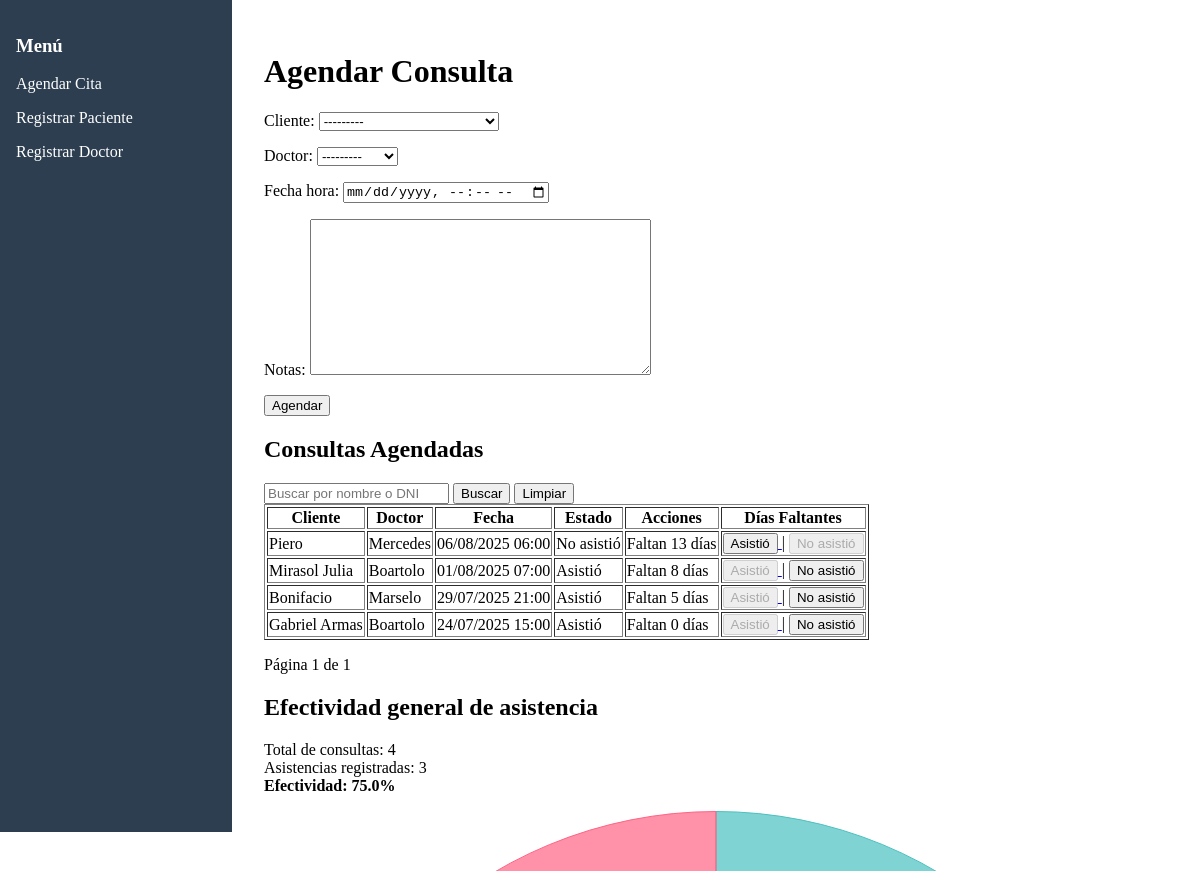
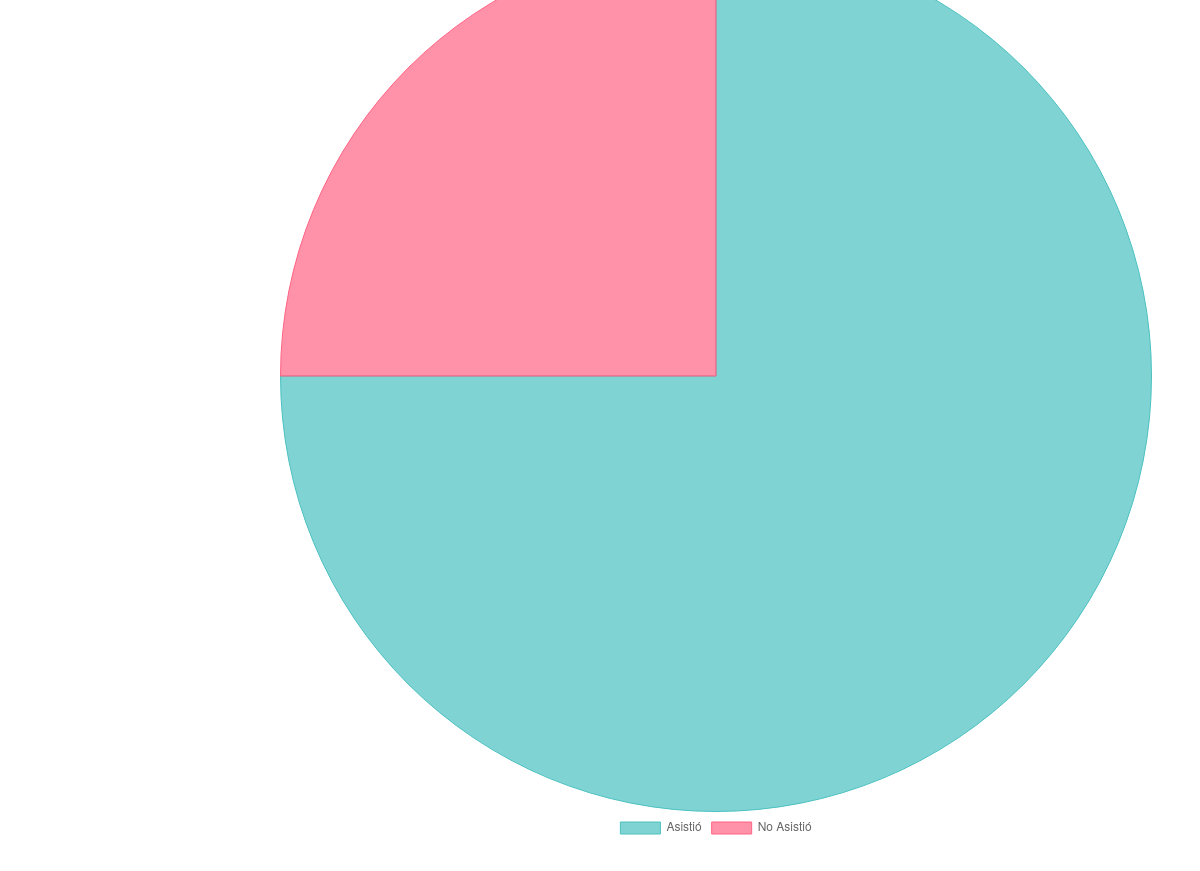
Page /clinica/agendar_consulta/ on the earlier database version (2 pictures, top to bottom).
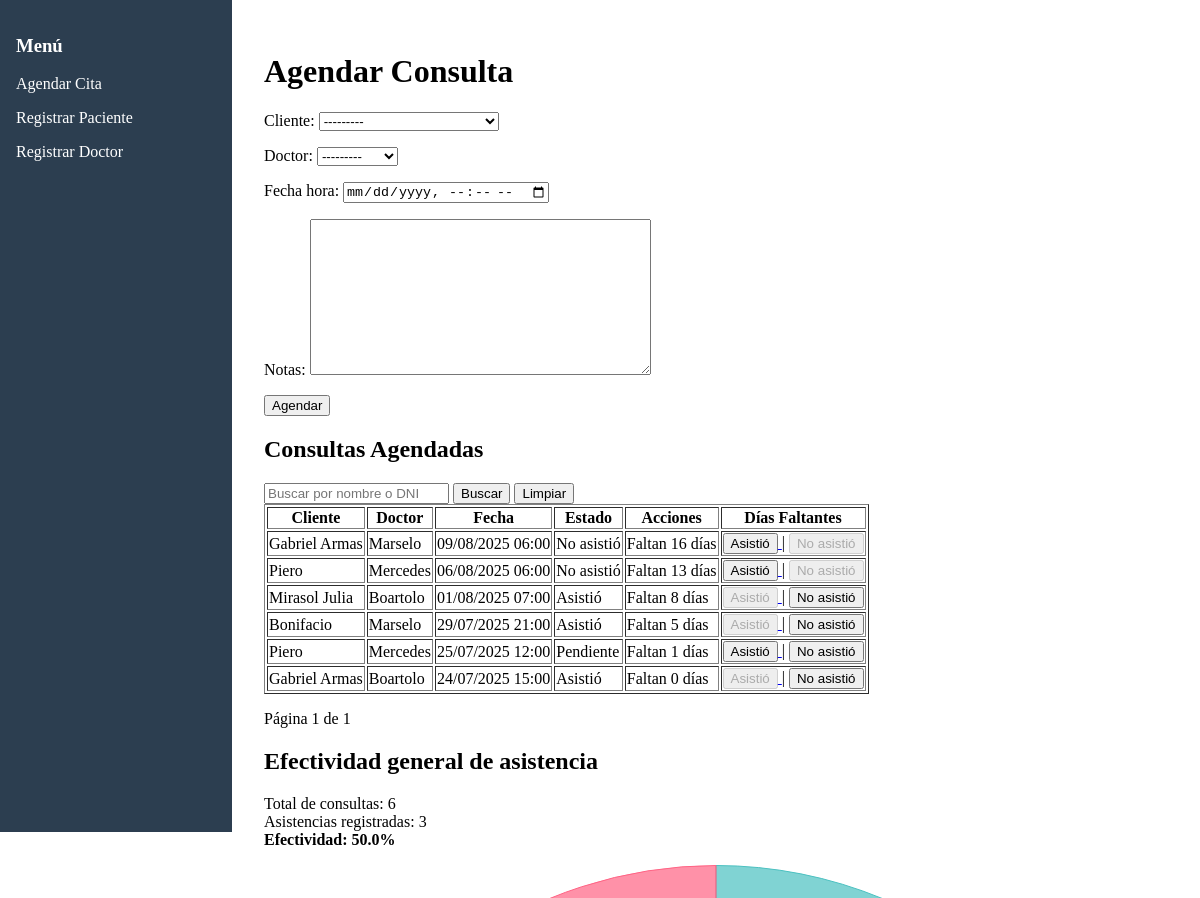
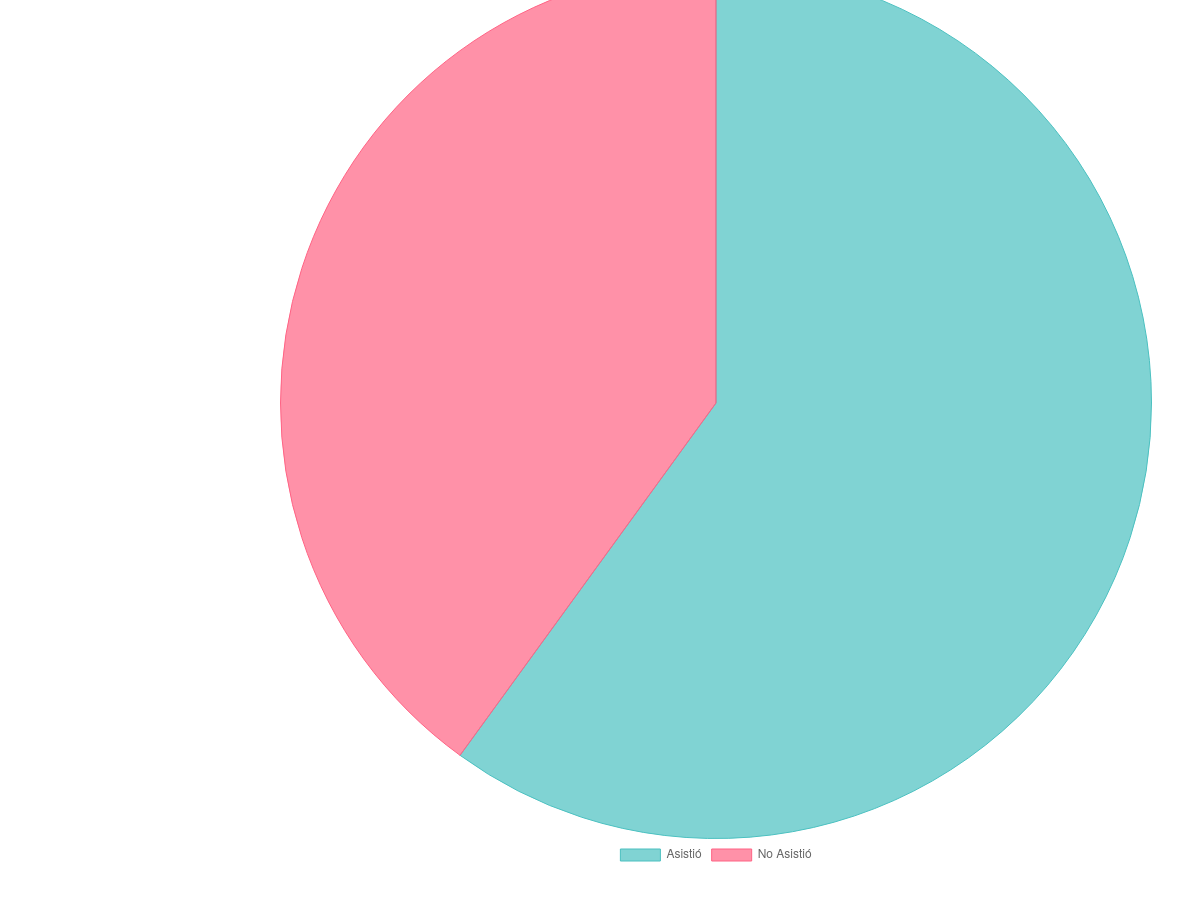
Same page on the later database version (2 pictures, top to bottom).
### clinica/models.py (models this page shows, shortened)
class Consulta(models.Model):
    ESTADO_ASISTENCIA = [
        ('pendiente', 'Pendiente'),
        ('asistio', 'Asistió'),
        ('no_asistio', 'No asistió'),
    ]
    cliente = models.ForeignKey(Cliente, on_delete=models.CASCADE)
    doctor = models.ForeignKey(Doctor, on_delete=models.CASCADE)
    fecha_hora = models.DateTimeField()
    estado_asistencia = models.CharField(max_length=20, choices=ESTADO_ASISTENCIA, default='pendiente')
    notas = models.TextField(blank=True)
    def dias_faltantes(self):
        return (self.fecha_hora.date() - timezone.now().date()).days

class Cliente(models.Model):
    nombre = models.CharField(max_length=100)
    dni = models.CharField(max_length=15, unique=True)
    telefono = models.CharField(max_length=20, blank=True)
    def __str__(self):
        return f"{self.nombre} ({self.dni})"

class Doctor(models.Model):
    nombre = models.CharField(max_length=100)
    especialidad = models.CharField(max_length=100, blank=True)
    def __str__(self):
        return self.nombre

### clinica/views.py (the view, shortened to what this page needs)
# urls.py: path('agendar_consulta/', views.agendar_consulta, name='agendar_consulta'),
def agendar_consulta(request):
    form = ConsultaForm()
    consultas = Consulta.objects.select_related('cliente', 'doctor')
    query = request.GET.get('q')
    if query:
        consultas = consultas.filter(
            Q(cliente__nombre__icontains=query) |
            Q(cliente__dni__icontains=query)
        )
    consultas = consultas.order_by('-fecha_hora')
    paginator = Paginator(consultas, 10)  # 10 por página
    page_number = request.GET.get('page')
    page_obj = paginator.get_page(page_number)
    total_consultas = consultas.count()
    asistidas = consultas.filter(estado_asistencia='asistio').count()
    faltas = consultas.filter(estado_asistencia='no_asistio').count()
    efectividad = round((asistidas / total_consultas) * 100, 2) if total_consultas > 0 else 0
    return render(request, 'clinica/agendar_consulta.html', {
        'consulta_form': form,
        'consultas': page_obj,
        'efectividad': efectividad,
        'asistidas': asistidas,
        'faltas': faltas,
        'total_consultas': total_consultas,
    })

### clinica/forms.py
class ConsultaForm(forms.ModelForm):
    class Meta:
        model = Consulta
        fields = ['cliente', 'doctor', 'fecha_hora', 'notas']
        widgets = {
            'fecha_hora': forms.DateTimeInput(attrs={'type': 'datetime-local'}),
        }

### clinica/templates/clinica/agendar_consulta.html (shortened to what this page needs)
{% extends 'clinica/base.html' %}
{% load static %}
{% block content %}
<div class="consulta-main">
    <div class="consulta-form">
        <h1>Agendar Consulta</h1>
        <form method="post">
            {{ consulta_form.as_p }}
            <button type="submit" name="submit_consulta" class="registrar_consulta">Agendar</button>
        </form>
    </div>
    <div class="consulta-list">
        <div>
            <h2>Consultas Agendadas</h2>
            <div>
                <form method="get">
                    <input type="text" name="q" placeholder="Buscar por nombre o DNI" value="{{ request.GET.q }}">
                    <button type="submit">Buscar</button>
                    <a href="{% url 'agendar_consulta' %}"><button type="button">Limpiar</button></a>
                </form>
            </div>
        </div>
        <div>
            <table border="1">
                <tr>
                    <th>Cliente</th>
                    <th>Doctor</th>
                    <th>Fecha</th>
                    <th>Estado</th>
                    <th>Acciones</th>
                    <th>Días Faltantes</th>
                </tr>
                {% for consulta in consultas %}
                <tr>
                    <td>{{ consulta.cliente.nombre }}</td>
                    <td>{{ consulta.doctor.nombre }}</td>
                    <td>{{ consulta.fecha_hora|date:"d/m/Y H:i" }}</td>
                    <td>{{ consulta.get_estado_asistencia_display }}</td>
                    <td>
                        {% if consulta.dias_faltantes < 0 %}
                            Vencida ({{ consulta.dias_faltantes }} días)
                        {% else %}
                            Faltan {{ consulta.dias_faltantes }} días
                        {% endif %}
                    </td>
                    <td>
                        <a href="{% url 'actualizar_asistencia' consulta.id 'asistio' %}">
                            <button {% if consulta.estado_asistencia == 'asistio' %}disabled{% endif %}>Asistió</button>
                        </a> |
                        <a href="{% url 'actualizar_asistencia' consulta.id 'no_asistio' %}">
                            <button {% if consulta.estado_asistencia == 'no_asistio' %}disabled{% endif %}>No asistió</button>
                        </a>
                    </td>
                </tr>
                {% empty %}
                <tr>
                    <td colspan="5">No hay consultas registradas.</td>
                </tr>
                {% endfor %}
            </table>
            <p class="pagination-info">
                Página {{ consultas.number }} de {{ consultas.paginator.num_pages }}
            </p>
        </div>
    </div>
</div>
<div class="indicadores-container">
    <div class="resumen-container">
        <div class="resumen-texto">
            <h2>Efectividad general de asistencia</h2>
            <p>
            Total de consultas: {{ total_consultas }} <br>
            Asistencias registradas: {{ asistidas }} <br>
            <strong>Efectividad: {{ efectividad }}%</strong>
            </p>
        </div>
        <div class="resumen-chart">
            <canvas id="asistenciaChart"></canvas>
        </div>
    </div>
</div>
<script>
  const ctx = document.getElementById('asistenciaChart').getContext('2d');
  const asistenciaChart = new Chart(ctx, {
    type: 'pie',
    data: {
      labels: ['Asistió', 'No Asistió'],
      datasets: [{
        label: 'Estado de asistencia',
        data: [
          {{ asistidas }},
          {{ faltas }}
        ],
        backgroundColor: [
          'rgba(75, 192, 192, 0.7)',
          'rgba(255, 99, 132, 0.7)'
        ],
        borderColor: [
          'rgba(75, 192, 192, 1)',
          'rgba(255, 99, 132, 1)'
        ],
        borderWidth: 1
      }]
    },
    options: {
      responsive: true,
      plugins: {
        legend: {
          position: 'bottom'
        }
      }
    }
  });
</script>
{% endblock %}

### clinica/templates/clinica/base.html (shortened to what this page needs)
{% load static %}
<!DOCTYPE html>
<html lang="es">
<head>
  <link rel="stylesheet" href="{% static 'clinica/css/styles.css' %}">
</head>
<body>
  <nav>
    <h3>Menú</h3>
    <a href="{% url 'agendar_consulta' %}">Agendar Cita</a>
    <a href="{% url 'registrar_cliente' %}">Registrar Paciente</a>
    <a href="{% url 'registrar_doctor' %}">Registrar Doctor</a>
  </nav>
  <div class="content">
    {% block content %}{% endblock %}
  </div>
</body>
</html>

### clinica/templates/clinica/base.html (style rules this page uses)
body { margin: 0; display: flex; }
nav { width: 200px; background-color: #2c3e50; height: 100vh; padding: 1rem; color: white; }
nav a { display: block; color: white; text-decoration: none; margin: 1rem 0; }
.content { padding: 2rem; flex-grow: 1; }

Differences in the rows shown:
added Consulta: cliente.nombre "Gabriel Armas", doctor.nombre "Marselo", fecha_hora "09/08/2025 06:00", estado_asistencia "No asistió", dias_faltantes "16"
added Consulta: cliente.nombre "Piero", doctor.nombre "Mercedes", fecha_hora "25/07/2025 12:00", estado_asistencia "Pendiente", dias_faltantes "1"
Other differences:
{{ total_consultas }}: "4" → "6"
{{ efectividad }}: "75.0" → "50.0"
chart data {{ faltas }}: 1 → 2
